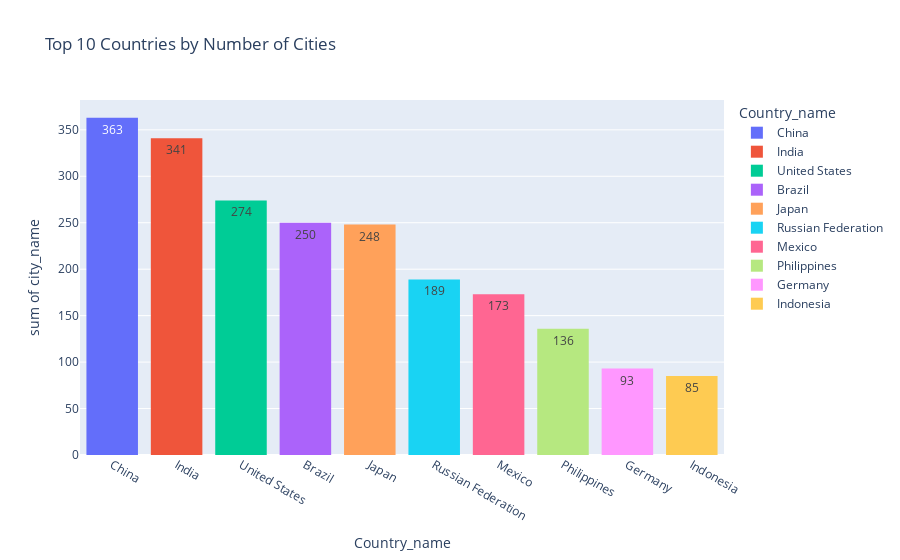

Source (notebook cell):
### Code cell
px.histogram(top_10, x="Country_name", y="city_name", title="Top 10 Countries by Number of Cities", text_auto=True, color="Country_name")

### Figure 1 — Plotly figure (JSON) as saved in the notebook; plotly's stock layout.template omitted (floating-point values rounded to 4 significant figures)
{"data": [{"alignmentgroup": "True", "bingroup": "x", "histfunc": "sum", "hovertemplate": "Country_name=%{x}<br>sum of city_name=%{y}<extra></extra>", "legendgroup": "China", "marker": {"color": "#636efa", "pattern": {"shape": ""}}, "name": "China", "offsetgroup": "China", "orientation": "v", "showlegend": true, "texttemplate": "%{value}", "type": "histogram", "x": ["China"], "xaxis": "x", "y": [363], "yaxis": "y"}, {"alignmentgroup": "True", "bingroup": "x", "histfunc": "sum", "hovertemplate": "Country_name=%{x}<br>sum of city_name=%{y}<extra></extra>", "legendgroup": "India", "marker": {"color": "#EF553B", "pattern": {"shape": ""}}, "name": "India", "offsetgroup": "India", "orientation": "v", "showlegend": true, "texttemplate": "%{value}", "type": "histogram", "x": ["India"], "xaxis": "x", "y": [341], "yaxis": "y"}, {"alignmentgroup": "True", "bingroup": "x", "histfunc": "sum", "hovertemplate": "Country_name=%{x}<br>sum of city_name=%{y}<extra></extra>", "legendgroup": "United States", "marker": {"color": "#00cc96", "pattern": {"shape": ""}}, "name": "United States", "offsetgroup": "United States", "orientation": "v", "showlegend": true, "texttemplate": "%{value}", "type": "histogram", "x": ["United States"], "xaxis": "x", "y": [274], "yaxis": "y"}, {"alignmentgroup": "True", "bingroup": "x", "histfunc": "sum", "hovertemplate": "Country_name=%{x}<br>sum of city_name=%{y}<extra></extra>", "legendgroup": "Brazil", "marker": {"color": "#ab63fa", "pattern": {"shape": ""}}, "name": "Brazil", "offsetgroup": "Brazil", "orientation": "v", "showlegend": true, "texttemplate": "%{value}", "type": "histogram", "x": ["Brazil"], "xaxis": "x", "y": [250], "yaxis": "y"}, {"alignmentgroup": "True", "bingroup": "x", "histfunc": "sum", "hovertemplate": "Country_name=%{x}<br>sum of city_name=%{y}<extra></extra>", "legendgroup": "Japan", "marker": {"color": "#FFA15A", "pattern": {"shape": ""}}, "name": "Japan", "offsetgroup": "Japan", "orientation": "v", "showlegend": true, "texttemplate": "%{value}", "type": "histogram", "x": ["Japan"], "xaxis": "x", "y": [248], "yaxis": "y"}, {"alignmentgroup": "True", "bingroup": "x", "histfunc": "sum", "hovertemplate": "Country_name=%{x}<br>sum of city_name=%{y}<extra></extra>", "legendgroup": "Russian Federation", "marker": {"color": "#19d3f3", "pattern": {"shape": ""}}, "name": "Russian Federation", "offsetgroup": "Russian Federation", "orientation": "v", "showlegend": true, "texttemplate": "%{value}", "type": "histogram", "x": ["Russian Federation"], "xaxis": "x", "y": [189], "yaxis": "y"}, {"alignmentgroup": "True", "bingroup": "x", "histfunc": "sum", "hovertemplate": "Country_name=%{x}<br>sum of city_name=%{y}<extra></extra>", "legendgroup": "Mexico", "marker": {"color": "#FF6692", "pattern": {"shape": ""}}, "name": "Mexico", "offsetgroup": "Mexico", "orientation": "v", "showlegend": true, "texttemplate": "%{value}", "type": "histogram", "x": ["Mexico"], "xaxis": "x", "y": [173], "yaxis": "y"}, {"alignmentgroup": "True", "bingroup": "x", "histfunc": "sum", "hovertemplate": "Country_name=%{x}<br>sum of city_name=%{y}<extra></extra>", "legendgroup": "Philippines", "marker": {"color": "#B6E880", "pattern": {"shape": ""}}, "name": "Philippines", "offsetgroup": "Philippines", "orientation": "v", "showlegend": true, "texttemplate": "%{value}", "type": "histogram", "x": ["Philippines"], "xaxis": "x", "y": [136], "yaxis": "y"}, {"alignmentgroup": "True", "bingroup": "x", "histfunc": "sum", "hovertemplate": "Country_name=%{x}<br>sum of city_name=%{y}<extra></extra>", "legendgroup": "Germany", "marker": {"color": "#FF97FF", "pattern": {"shape": ""}}, "name": "Germany", "offsetgroup": "Germany", "orientation": "v", "showlegend": true, "texttemplate": "%{value}", "type": "histogram", "x": ["Germany"], "xaxis": "x", "y": [93], "yaxis": "y"}, {"alignmentgroup": "True", "bingroup": "x", "histfunc": "sum", "hovertemplate": "Country_name=%{x}<br>sum of city_name=%{y}<extra></extra>", "legendgroup": "Indonesia", "marker": {"color": "#FECB52", "pattern": {"shape": ""}}, "name": "Indonesia", "offsetgroup": "Indonesia", "orientation": "v", "showlegend": true, "texttemplate": "%{value}", "type": "histogram", "x": ["Indonesia"], "xaxis": "x", "y": [85], "yaxis": "y"}], "layout": {"barmode": "relative", "legend": {"title": {"text": "Country_name"}, "tracegroupgap": 0}, "title": {"text": "Top 10 Countries by Number of Cities"}, "xaxis": {"anchor": "y", "categoryarray": ["China", "India", "United States", "Brazil", "Japan", "Russian Federation", "Mexico", "Philippines", "Germany", "Indonesia"], "categoryorder": "array", "domain": [0, 1], "title": {"text": "Country_name"}}, "yaxis": {"anchor": "x", "domain": [0, 1], "title": {"text": "sum of city_name"}}}}
